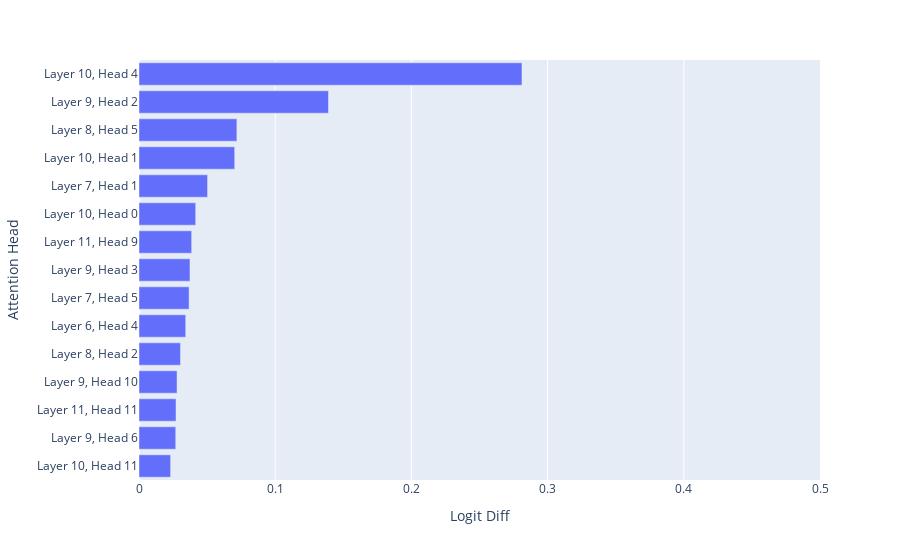

Source (notebook cell):
### Code cell
plot_attention_heads(-results['z'].cuda(), top_n=15, range_x=[0, 0.5])

### Figure 1 — Plotly figure (JSON) as saved in the notebook; plotly's stock layout.template omitted (floating-point values rounded to 4 significant figures)
{"data": [{"alignmentgroup": "True", "hovertemplate": "Logit Diff=%{x}<br>Attention Head=%{y}<extra></extra>", "legendgroup": "", "marker": {"color": "#636efa", "pattern": {"shape": ""}}, "name": "", "offsetgroup": "", "orientation": "h", "showlegend": false, "textposition": "auto", "type": "bar", "x": [0.02321, 0.02698, 0.02717, 0.02793, 0.03047, 0.0343, 0.03677, 0.03743, 0.03867, 0.04162, 0.05034, 0.07026, 0.07187, 0.1391, 0.2812], "xaxis": "x", "y": ["Layer 10, Head 11", "Layer 9, Head 6", "Layer 11, Head 11", "Layer 9, Head 10", "Layer 8, Head 2", "Layer 6, Head 4", "Layer 7, Head 5", "Layer 9, Head 3", "Layer 11, Head 9", "Layer 10, Head 0", "Layer 7, Head 1", "Layer 10, Head 1", "Layer 8, Head 5", "Layer 9, Head 2", "Layer 10, Head 4"], "yaxis": "y"}], "layout": {"barmode": "relative", "legend": {"tracegroupgap": 0}, "margin": {"t": 60}, "xaxis": {"anchor": "y", "domain": [0, 1], "range": [0, 0.5], "title": {"text": "Logit Diff"}}, "yaxis": {"anchor": "x", "domain": [0, 1], "title": {"text": "Attention Head"}}}}
